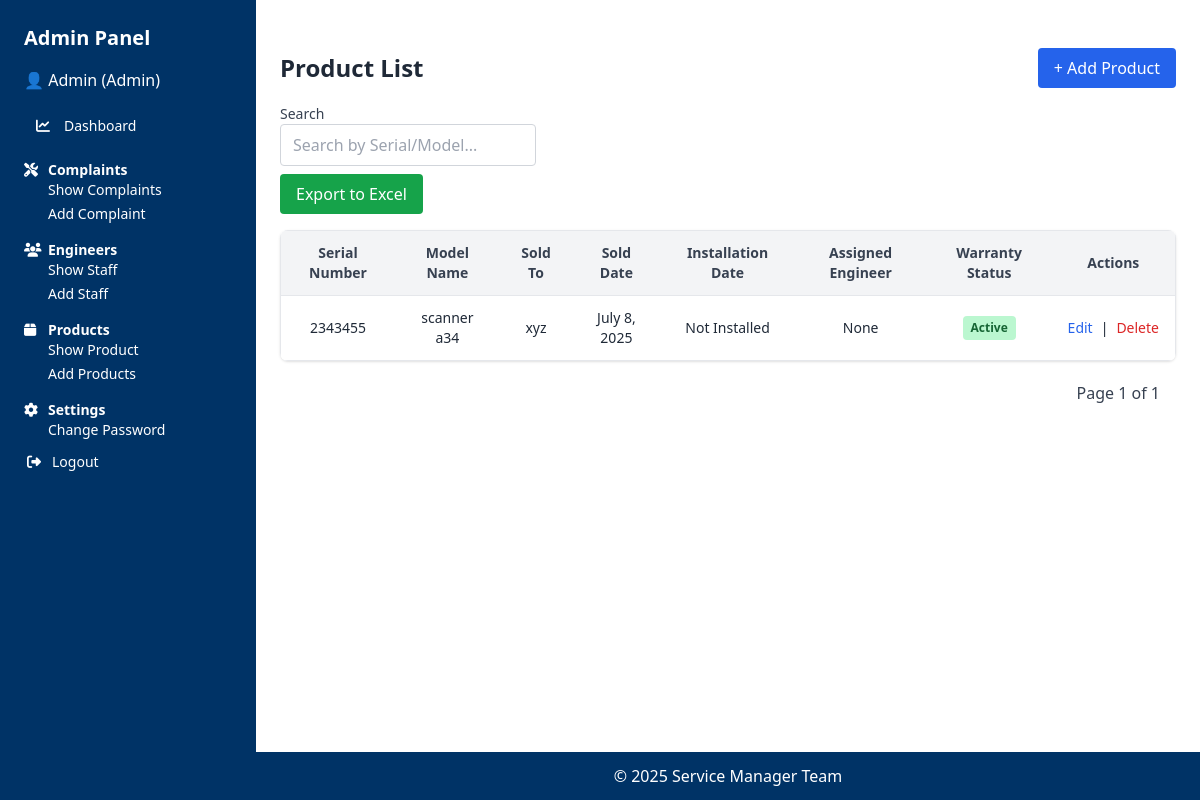
Screenshot of /products/list/ (signed in) with the database file from the repository.
### complaint/models.py (models this page shows, shortened)
class Profile(models.Model):
    ROLE_CHOICES = [
        ('admin', 'Admin'),
        ('manager', 'Service Manager'),
        ('engineer', 'Service Engineer'),
        ('accountant', 'Accountant'),
        ('tally', 'Tally User'),
    ]
    user = models.OneToOneField(User, on_delete=models.CASCADE)
    role = models.CharField(max_length=20, choices=ROLE_CHOICES)
    class Meta:
        ordering = ['role']
        verbose_name = "User Profile"
        verbose_name_plural = "User Profiles"

### product/models.py (models this page shows)
class Product(models.Model):
    serial_number = models.CharField(max_length=100, unique=True)
    model_name = models.CharField(max_length=100)
    sold_to = models.CharField(max_length=100)
    sold_date = models.DateField()
    installation_date = models.DateField(null=True, blank=True)
    assigned_engineer = models.ForeignKey(
        User,
        on_delete=models.SET_NULL,
        null=True,
        blank=True,
        limit_choices_to={'profile__role': 'engineer'}  # Optional: if you're using profile model with roles
    )
    invoice = models.FileField(upload_to='invoices/', null=True, blank=True)
    warranty_start = models.DateField(null=True, blank=True)
    warranty_end = models.DateField(null=True, blank=True)
    def warranty_status(self):
        from datetime import date
        today = date.today()
        if self.warranty_end and self.warranty_end >= today:
            return "Active"
        return "Expired"
    '''def __str__(self):
        return f"{self.model_name} ({self.serial_number})"'''
    def __str__(self):
        return self.model_name

### product/views.py (the view)
# urls.py: path('list/', views.product_list, name='product_list'),
@login_required
def product_list(request):
    if not user_has_role(request.user, 'admin'):
        return HttpResponseForbidden("Only admins can view product list.")
    query = request.GET.get('q', '')
    products = Product.objects.all().order_by('-id')
    if query:
        products = products.filter(
            Q(serial_number__icontains=query) |
            Q(model_name__icontains=query)
        )
    paginator = Paginator(products, 10)
    page_number = request.GET.get('page')
    page_obj = paginator.get_page(page_number)
    return render(request, 'product/product_list.html', {
        'page_obj': page_obj,
        'query': query
    })

### complaint/utils.py (called while the page is built)
def user_has_role(user, role_name):
    try:
        return user.profile.role == role_name
    except Profile.DoesNotExist:
        return False

### product/templates/product/product_list.html (shortened to what this page needs)
{% extends 'base.html' %}
{% load static %}
{% block content %}
<div class="max-w-6xl mx-auto mt-6">
    <div class="flex justify-between items-center mb-4">
        <h2 class="text-2xl font-bold text-gray-800">Product List</h2>
        <a href="{% url 'add_product' %}" class="bg-blue-600 text-white px-4 py-2 rounded hover:bg-blue-700">
            + Add Product
        </a>
    </div>
    <form method="get" class="mb-2 flex flex-wrap gap-4 items-end">
        <div>
            <label class="block text-sm font-medium text-gray-700">Search</label>
            <input type="text" name="q" value="{{ query }}" placeholder="Search by Serial/Model..."
                   class="w-64 px-3 py-2 border rounded border-gray-300">
        </div>
    </form>
    <form method="get" action="{% url 'export_products' %}" class="mb-4">
        <button type="submit" class="bg-green-600 text-white px-4 py-2 rounded hover:bg-green-700">
            Export to Excel
        </button>
    </form>
    {% if page_obj %}
    <div class="overflow-x-auto rounded-lg shadow">
        <table class="min-w-full bg-white border border-gray-200 text-sm">
            <thead class="bg-gray-100 text-left text-gray-700">
                <tr>
                    <th class="py-3 px-4 border-b text-center">Serial Number</th>
                    <th class="py-3 px-4 border-b text-center">Model Name</th>
                    <th class="py-3 px-4 border-b text-center">Sold To</th>
                    <th class="py-3 px-4 border-b text-center">Sold Date</th>
                    <th class="py-3 px-4 border-b text-center">Installation Date</th>
                    <th class="py-3 px-4 border-b text-center">Assigned Engineer</th>
                    <th class="py-3 px-4 border-b text-center">Warranty Status</th>
                    <th class="py-3 px-4 border-b text-center">Actions</th>
                </tr>
            </thead>
            <tbody>
                {% for product in page_obj %}
                <tr class="hover:bg-gray-50">
                    <td class="py-3 px-4 border-b text-center">{{ product.serial_number }}</td>
                    <td class="py-3 px-4 border-b text-center">{{ product.model_name }}</td>
                    <td class="py-3 px-4 border-b text-center">{{ product.sold_to }}</td>
                    <td class="py-3 px-4 border-b text-center">{{ product.sold_date }}</td>
                    <td class="py-3 px-4 border-b text-center">{{ product.installation_date|default:"Not Installed" }}</td>
                    <td class="py-3 px-4 border-b text-center">{{ product.assigned_engineer }}</td>
                    <td class="py-3 px-4 border-b text-center">
                        {% if product.warranty_status == 'Active' %}
                            <span class="inline-block bg-green-200 text-green-800 text-xs font-semibold px-2 py-1 rounded">
                                Active
                            </span>
                        {% else %}
                            <span class="inline-block bg-red-200 text-red-800 text-xs font-semibold px-2 py-1 rounded">
                                Expired
                            </span>
                        {% endif %}
                    </td>
                    <td class="py-3 px-4 border-b text-center">
                        <div class="flex justify-center gap-2">
                            <a href="{% url 'edit_product' product.id %}" class="text-blue-600 hover:underline text-sm">Edit</a> |
                            <a href="{% url 'delete_product' product.id %}" onclick="return confirm('Are you sure you want to delete this product?');"
                               class="text-red-600 hover:underline text-sm">Delete</a>
                        </div>
                    </td>
                </tr>
                {% empty %}
                <tr>
                    <td colspan="8" class="text-center py-4 text-gray-600">No products found.</td>
                </tr>
                {% endfor %}
            </tbody>
        </table>
    </div>
    <div class="mt-4 flex justify-end">
        <nav class="inline-flex items-center space-x-1">
            <span class="px-4 py-1 text-gray-700">Page {{ page_obj.number }} of {{ page_obj.paginator.num_pages }}</span>
        </nav>
    </div>
    {% else %}
    <p class="text-gray-600">No products found.</p>
    {% endif %}
</div>
{% endblock %}

### complaint/templates/base.html (shortened to what this page needs)
<!DOCTYPE html>
<html lang="en" x-data="{ sidebarOpen: false }" class="h-full">
<head>
    <link rel="stylesheet" href="https://cdnjs.cloudflare.com/ajax/libs/font-awesome/6.5.0/css/all.min.css" />
    <script src="https://cdn.tailwindcss.com"></script>
</head>
<body class="bg-white-100 text-gray-800 h-full">
    <div class="flex h-screen overflow-hidden">
        <aside
            class="fixed inset-y-0 left-0 z-40 w-64 bg-primary text-white p-6 transform md:translate-x-0 transition-transform duration-200 ease-in-out md:static md:inset-0"
            :class="{ '-translate-x-full': !sidebarOpen }"
        >
            <div class="flex items-center justify-between mb-4">
                <h2 class="text-xl font-bold">Admin Panel</h2>
            </div>
            {% if user.is_authenticated %}
                <p class="mb-4">👤 {{ user.username }} ({{ user.profile.role|title }})</p>
                <nav class="space-y-3 text-sm">
    <a href="{% url 'admin_dashboard' %}" class="flex items-center hover:bg-blue-800 px-3 py-2 rounded">
        <i class="fas fa-chart-line w-5 mr-2"></i>
        Dashboard
    </a>
    <div>
        <p class="text-sm font-semibold mt-4 flex items-center">
            <i class="fas fa-tools w-4 mr-2"></i>
            Complaints
        </p>
        <ul class="pl-6 space-y-1">
            <li><a href="{% url 'complaint_list' %}" class="block hover:text-blue-300">Show Complaints</a></li>
            <li><a href="{% url 'user_complaint_form' %}" class="block hover:text-blue-300">Add Complaint</a></li>
        </ul>
    </div>
    <div>
        <p class="text-sm font-semibold mt-4 flex items-center">
            <i class="fas fa-users w-4 mr-2"></i>
            Engineers
        </p>
        <ul class="pl-6 space-y-1">
            <li><a href="{% url 'show_staff' %}" class="block hover:text-blue-300">Show Staff</a></li>
            <li><a href="{% url 'add_staff' %}" class="block hover:text-blue-300">Add Staff</a></li>
        </ul>
    </div>
    <div>
        <p class="text-sm font-semibold mt-4 flex items-center">
            <i class="fas fa-box w-4 mr-2"></i>
            Products
        </p>
        <ul class="pl-6 space-y-1">
            <li><a href="{% url 'product_list' %}" class="block hover:text-blue-300">Show Product</a></li>
            <li><a href="{% url 'add_product' %}" class="block hover:text-blue-300">Add Products</a></li>
        </ul>
    </div>
    <div>
        <p class="text-sm font-semibold mt-4 flex items-center">
            <i class="fas fa-cog w-4 mr-2"></i>
            Settings
        </p>
        <ul class="pl-6 space-y-1">
            <li><a href="{% url 'change_password' %}" class="block hover:text-blue-300">Change Password</a></li>
        </ul>
    </div>
    <form method="POST" action="{% url 'logout' %}" class="mt-6 flex items-center">
        <button type="submit" class="flex items-center text-white hover:text-red-400">
            <i class="fas fa-sign-out-alt w-5 mr-2"></i>
            Logout
        </button>
    </form>
</nav>
            {% else %}
                <a href="{% url 'login' %}" class="underline hover:text-gray-300">Login</a>
            {% endif %}
        </aside>
        <div class="flex-1 flex flex-col overflow-y-auto">
            <main class="p-6">
                {% block content %}{% endblock %}
            </main>
            <footer class="bg-primary text-white text-center py-3 mt-auto">
                <p>&copy; 2025 Service Manager Team</p>
            </footer>
        </div>
    </div>
</body>
</html>

### rows the page displays
Product: serial_number "2343455", model_name "scanner a34", sold_to "xyz", sold_date "July 8, 2025", installation_date "Not Installed", assigned_engineer "None", warranty_end "Active"

### other values shown
{{ user.username }} "Admin"
{{ user.profile.role|title }} "Admin"
{{ page_obj.number }} "1"
{{ page_obj.paginator.num_pages }} "1"
